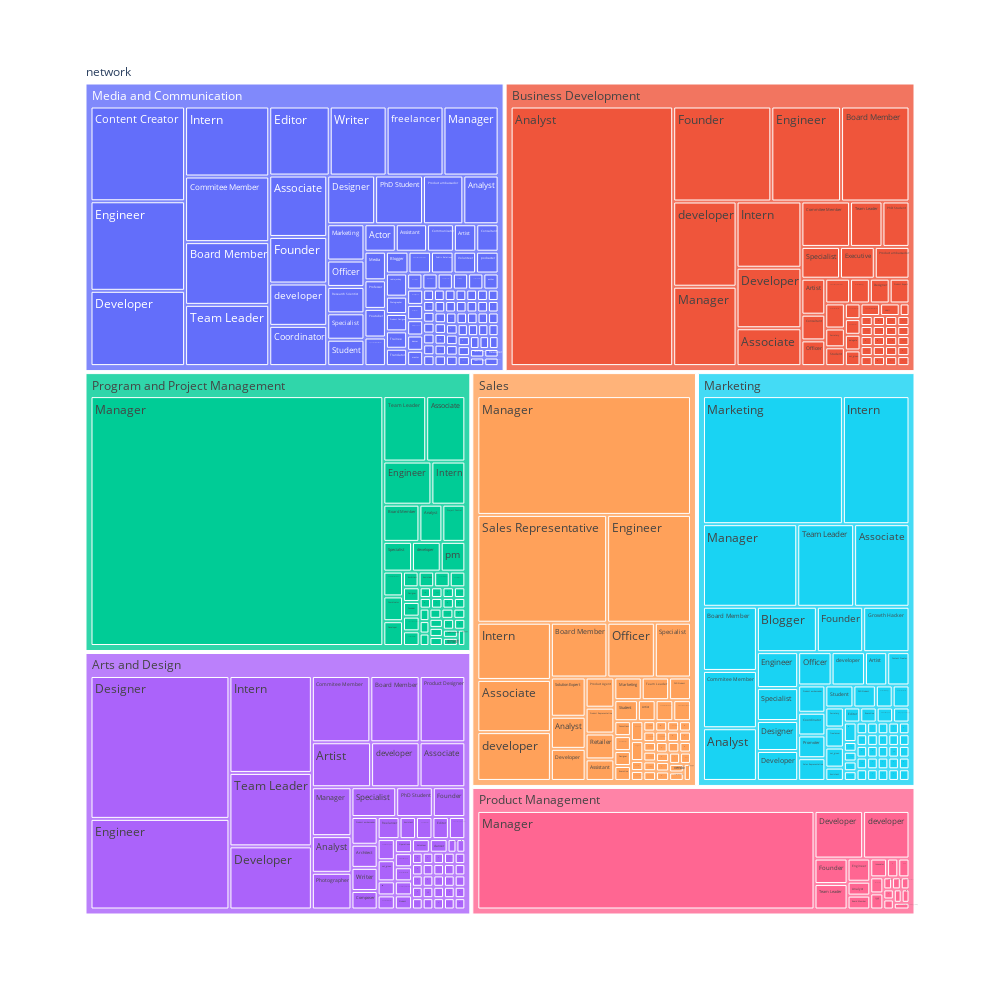

The notebook cell this image was saved under:
### Code cell
fig2 = px.treemap(df1, path=['My Network', 'Domain', 'JobTitle'], width=1000, height=1000)
fig2.show()

### Figure 1 — Plotly figure (JSON) as saved in the notebook; plotly's stock layout.template omitted (floating-point values rounded to 4 significant figures; data arrays with more than 128 entries replaced by an {"elided": "..."} marker saying what was removed)
{"data": [{"branchvalues": "total", "domain": {"x": [0, 1], "y": [0, 1]}, "hovertemplate": "labels=%{label}<br>count=%{value}<br>parent=%{parent}<br>id=%{id}<extra></extra>", "ids": {"elided": "409 str values"}, "labels": {"elided": "409 str values"}, "name": "", "parents": {"elided": "409 str values"}, "type": "treemap", "values": {"elided": "409 int values"}}], "layout": {"height": 1000, "legend": {"tracegroupgap": 0}, "margin": {"t": 60}, "width": 1000}}
